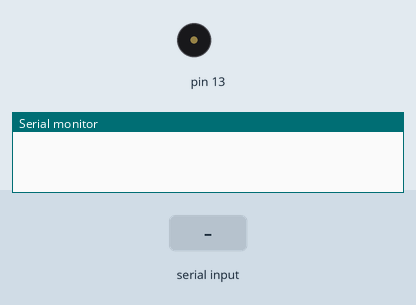
A sketch run on a simulated Arduino Uno, built with avr-gcc and run on an emulated ATmega328P. Shown: buzzer (waves = sounding), the last lines printed to the serial monitor. The inputs (shaded band) are chosen by the test bench.

Above: at 1.2 s.
1.3 s: "o" received over Serial
At 3.2 s:
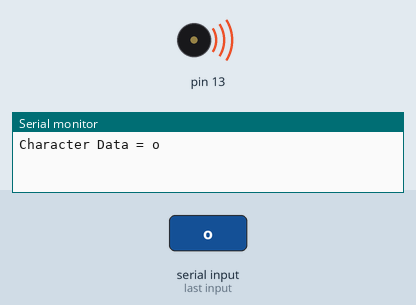
3.5 s: "f" received over Serial
At 4.8 s:
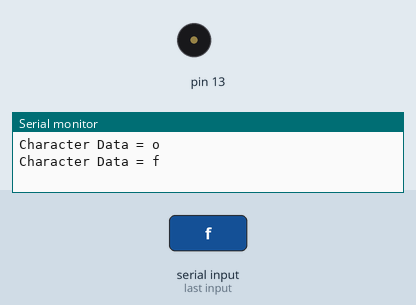
5.5 s: "h" received over Serial
At 6.3 s:
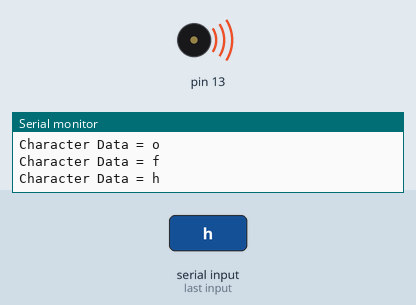
Timing chart, 0 to 8.5 s (numbered marks = the images above; inputs shaded):
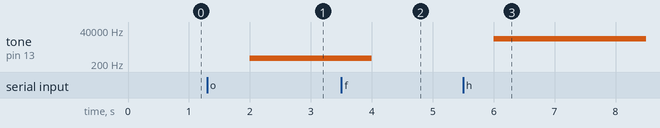

Measured:
- after the input at 1.3 s, tone on pin 13: silent → 500 Hz after 0.70 s
- after the input at 3.5 s, tone on pin 13: 500 Hz → silent after 0.50 s
- after the input at 5.5 s, tone on pin 13: silent → 10000 Hz after 0.50 s

The sketch:

ard2.ino
```cpp
// C++ code
//
void setup()
{
  pinMode(13, OUTPUT);
  Serial.begin(9600);
}

void loop()
{
  if(Serial.available() > 0) {
    // int nums = Serial.parseInt();
    // Serial.print("Numerical Data = ");
    // Serial.println(nums);
    // if (nums == 1) {
    //   tone(13, 10000);
    // } else if (nums == 0) {
    //   noTone(13);
    // }

    char A = Serial.read();
    Serial.print("Character Data = ");
    Serial.println(A);
    if (A == 'o') {
      tone(13, 500);
    } else if (A == 'h') {
      tone(13, 10000);
    } else if (A == 'f') {
      noTone(13);
    }

    // String text = Serial.readString();
    // Serial.print("Text Data = ");
    // Serial.println(text);
    // if(text == "on") {
    //   tone(13, 10000);
    // } else if(text == "off") {
    //   noTone(13);
    // }
  }
  delay(1000); // Wait for 1000 millisecond(s)
}
```
